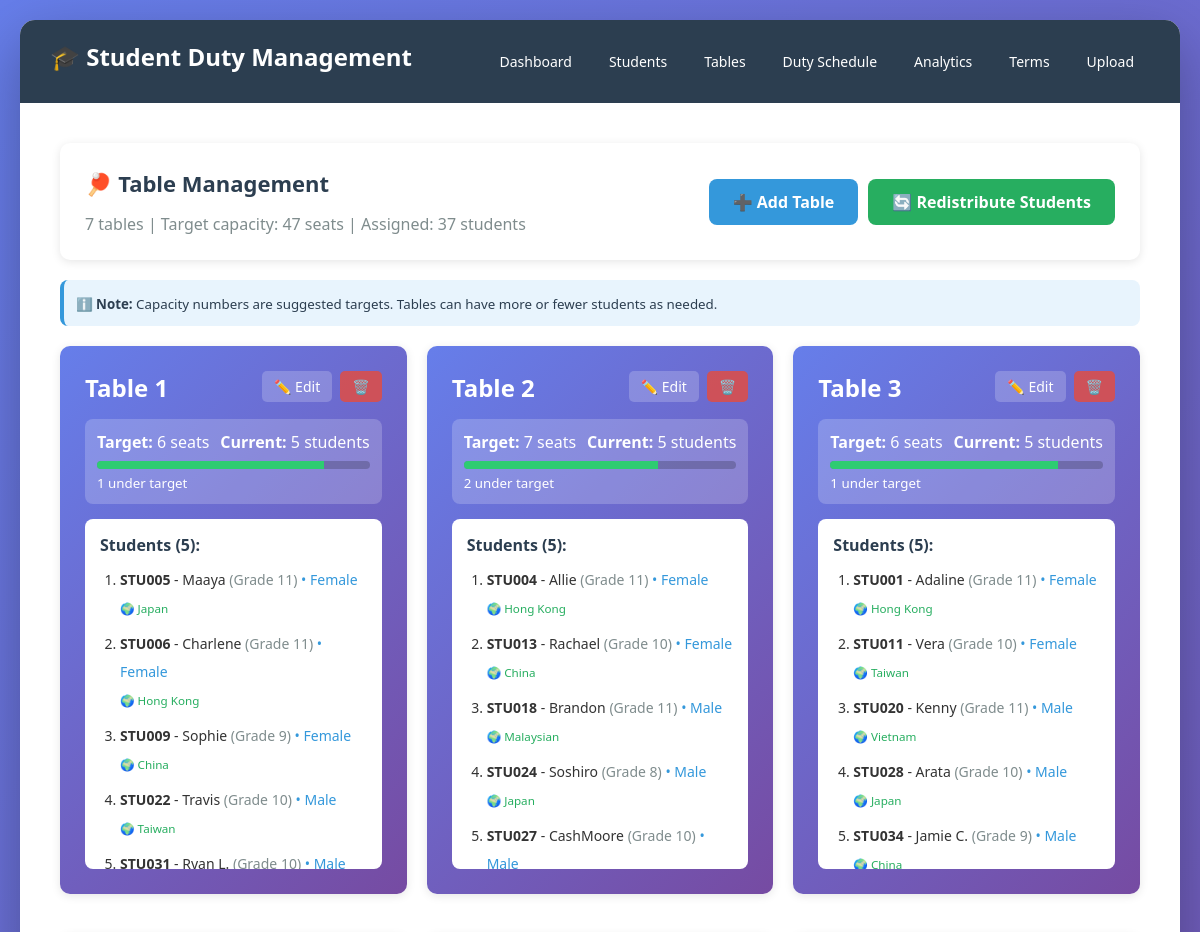
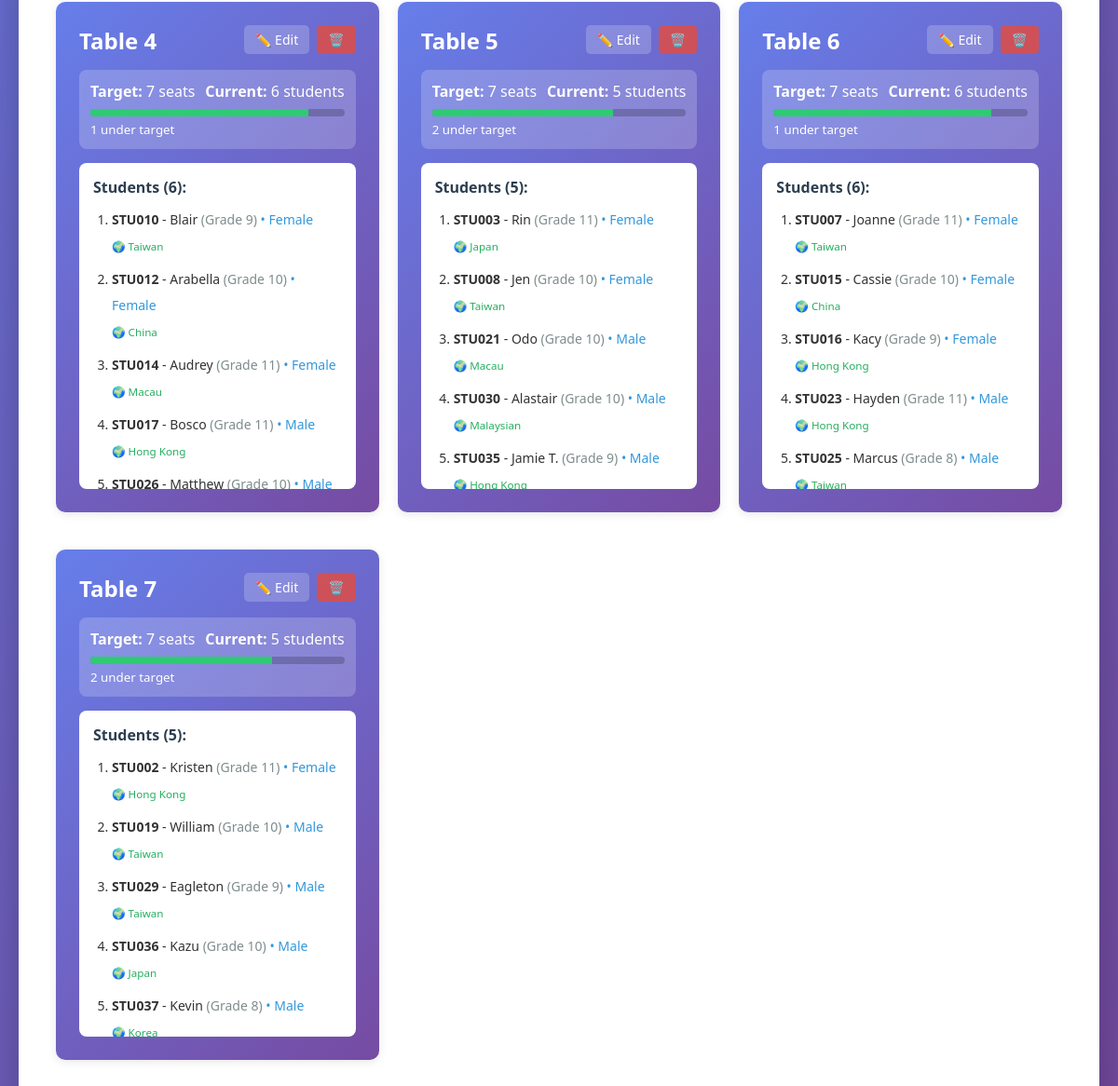
Page /tables on the committed database (2 pictures, top to bottom).
### app.py (models this page shows, shortened)
class Table(db.Model):
    id = db.Column(db.Integer, primary_key=True)
    table_number = db.Column(db.Integer, unique=True, nullable=False)
    capacity = db.Column(db.Integer, nullable=False)
    current_count = db.Column(db.Integer, default=0)

class Student(db.Model):
    id = db.Column(db.Integer, primary_key=True)
    student_id = db.Column(db.String(20), unique=True, nullable=False)
    full_name = db.Column(db.String(100), nullable=False)
    grade = db.Column(db.Integer)
    gender = db.Column(db.String(10))
    country = db.Column(db.String(50))
    table_number = db.Column(db.Integer)
    created_at = db.Column(db.DateTime, default=datetime.utcnow)
    duty_assignments = db.relationship('DutyAssignment', backref='student', lazy=True)

### app.py (the view)
@app.route('/tables')
def tables():
    all_tables = Table.query.order_by(Table.table_number).all()
    table_data = []
    for table in all_tables:
        students = Student.query.filter_by(table_number=table.table_number).all()
        table_data.append({
            'table': table,
            'students': students
        })
    total_capacity = sum(t.capacity for t in all_tables)
    total_assigned = sum(len(td['students']) for td in table_data)
    return render_template('tables.html',
                         table_data=table_data,
                         total_capacity=total_capacity,
                         total_assigned=total_assigned)

### templates/tables.html (shortened to what this page needs)
{% extends "base.html" %}
{% block content %}
<div class="card">
    <div style="display: flex; justify-content: space-between; align-items: center; flex-wrap: wrap; gap: 15px;">
        <div>
            <h2>🏓 Table Management</h2>
            <p style="color: #7f8c8d; margin-top: 5px;">
                {% if table_data|length > 0 %}
                    {{ table_data|length }} tables | Target capacity: {{ total_capacity }} seats | Assigned: {{ total_assigned }} students
                {% else %}
                    No tables created yet
                {% endif %}
            </p>
        </div>
        <div style="display: flex; gap: 10px; flex-wrap: wrap;">
            <a href="{{ url_for('add_table') }}" class="btn btn-primary">➕ Add Table</a>
            {% if table_data|length > 0 %}
            <a href="{{ url_for('redistribute') }}" class="btn btn-success"
               onclick="return confirm('Are you sure you want to redistribute all students to tables?')">
                🔄 Redistribute Students
            </a>
            {% endif %}
        </div>
    </div>
</div>
{% if table_data|length > 0 %}
<div style="margin-top: 20px; padding: 12px; background: #e8f4fd; border-radius: 8px; border-left: 4px solid #3498db;">
    <small style="color: #2c3e50;">
        <strong>ℹ️ Note:</strong> Capacity numbers are suggested targets. Tables can have more or fewer students as needed.
    </small>
</div>
<div style="display: grid; grid-template-columns: repeat(auto-fit, minmax(320px, 1fr)); gap: 20px; margin-top: 20px;">
    {% for item in table_data %}
    <div class="card" style="background: linear-gradient(135deg, #667eea 0%, #764ba2 100%); color: white; position: relative;">
        <div style="display: flex; justify-content: space-between; align-items: start; margin-bottom: 15px;">
            <h3 style="font-size: 24px;">Table {{ item.table.table_number }}</h3>
            <div style="display: flex; gap: 8px;">
                <a href="{{ url_for('edit_table', id=item.table.id) }}"
                   style="background: rgba(255,255,255,0.2); color: white; padding: 6px 12px; border-radius: 5px; text-decoration: none; font-size: 14px;">
                    ✏️ Edit
                </a>
                <a href="{{ url_for('delete_table', id=item.table.id) }}"
                   onclick="return confirm('Delete Table {{ item.table.table_number }}? Students will be unassigned.')"
                   style="background: rgba(231, 76, 60, 0.8); color: white; padding: 6px 12px; border-radius: 5px; text-decoration: none; font-size: 14px;">
                    🗑️
                </a>
            </div>
        </div>
        <div style="background: rgba(255,255,255,0.2); padding: 12px; border-radius: 8px; margin-bottom: 15px;">
            <div style="display: flex; justify-content: space-between; margin-bottom: 8px;">
                <span><strong>Target:</strong> {{ item.table.capacity }} seats</span>
                <span><strong>Current:</strong> {{ item.students|length }} students</span>
            </div>
            {% set fill_percent = (item.students|length / item.table.capacity * 100) if item.table.capacity > 0 else 0 %}
            <div style="width: 100%; background: rgba(0,0,0,0.2); border-radius: 5px; height: 8px; overflow: hidden; position: relative;">
                <div style="width: {{ [fill_percent, 100]|min }}%;
                            background: {% if fill_percent > 100 %}#e67e22{% elif fill_percent > 90 %}#f39c12{% else %}#2ecc71{% endif %};
                            height: 100%;"></div>
            </div>
            <small style="margin-top: 5px; display: block;">
                {% if item.students|length > item.table.capacity %}
                    {{ item.students|length - item.table.capacity }} over target
                {% elif item.students|length < item.table.capacity %}
                    {{ item.table.capacity - item.students|length }} under target
                {% else %}
                    At target capacity
                {% endif %}
            </small>
        </div>
        {% if item.students %}
        <div style="background: white; color: #333; padding: 15px; border-radius: 8px; max-height: 350px; overflow-y: auto;">
            <strong style="display: block; margin-bottom: 10px; color: #2c3e50;">Students ({{ item.students|length }}):</strong>
            <ol style="padding-left: 20px; line-height: 2;">
                {% for student in item.students %}
                <li style="font-size: 14px; margin-bottom: 8px;">
                    <strong>{{ student.student_id }}</strong> - {{ student.full_name }}
                    {% if student.grade %}<span style="color: #7f8c8d;">(Grade {{ student.grade }})</span>{% endif %}
                    {% if student.gender %}<span style="color: #3498db;">• {{ student.gender }}</span>{% endif %}
                    {% if student.country %}<br><small style="color: #27ae60;">🌍 {{ student.country }}</small>{% endif %}
                </li>
                {% endfor %}
            </ol>
        </div>
        {% else %}
        <div style="background: rgba(255,255,255,0.2); padding: 30px; border-radius: 8px; text-align: center;">
            <em>No students assigned</em>
        </div>
        {% endif %}
    </div>
    {% endfor %}
</div>
{% endif %}
{% endblock %}

### templates/base.html (style rules this page uses)
* { margin: 0; padding: 0; box-sizing: border-box; }
body { font-family: 'Segoe UI', Tahoma, Geneva, Verdana, sans-serif; background: linear-gradient(135deg, #667eea 0%, #764ba2 100%); min-height: 100vh; padding: 20px; }
.btn { padding: 12px 24px; border: none; border-radius: 8px; cursor: pointer; font-size: 16px; font-weight: 600; text-decoration: none; display: inline-block; transition: all 0.3s; }
.btn-primary { background: #3498db; color: white; }
.btn-success { background: #27ae60; color: white; }
.card { background: white; border-radius: 10px; padding: 25px; margin-bottom: 20px; box-shadow: 0 2px 10px rgba(0, 0, 0, 0.1); }
.card h2 { color: #2c3e50; margin-bottom: 15px; font-size: 22px; }

### rows in the picture
Table: table.table_number "1", table.capacity "6"
Student: student_id "STU005", full_name "Maaya", grade "11", gender "Female", country "Japan"
Student: student_id "STU006", full_name "Charlene", grade "11", gender "Female", country "Hong Kong"
Student: student_id "STU009", full_name "Sophie", grade "9", gender "Female", country "China"
Student: student_id "STU022", full_name "Travis", grade "10", gender "Male", country "Taiwan"
Student: student_id "STU031", full_name "Ryan L.", grade "10", gender "Male"
Table: table.table_number "2", table.capacity "7"
Student: student_id "STU004", full_name "Allie", grade "11", gender "Female", country "Hong Kong"
Student: student_id "STU013", full_name "Rachael", grade "10", gender "Female", country "China"
Student: student_id "STU018", full_name "Brandon", grade "11", gender "Male", country "Malaysian"
Student: student_id "STU024", full_name "Soshiro", grade "8", gender "Male", country "Japan"
Student: student_id "STU027", full_name "CashMoore", grade "10", gender "Male"
Table: table.table_number "3", table.capacity "6"
Student: student_id "STU001", full_name "Adaline", grade "11", gender "Female", country "Hong Kong"
Student: student_id "STU011", full_name "Vera", grade "10", gender "Female", country "Taiwan"
Student: student_id "STU020", full_name "Kenny", grade "11", gender "Male", country "Vietnam"
Student: student_id "STU028", full_name "Arata", grade "10", gender "Male", country "Japan"
Student: student_id "STU034", full_name "Jamie C.", grade "9", gender "Male", country "China"
Table: table.table_number "4", table.capacity "7"
Student: student_id "STU010", full_name "Blair", grade "9", gender "Female", country "Taiwan"
Student: student_id "STU012", full_name "Arabella", grade "10", gender "Female", country "China"
Student: student_id "STU014", full_name "Audrey", grade "11", gender "Female", country "Macau"
Student: student_id "STU017", full_name "Bosco", grade "11", gender "Male", country "Hong Kong"
Student: student_id "STU026", full_name "Matthew", grade "10", gender "Male"
Table: table.table_number "5", table.capacity "7"
Student: student_id "STU003", full_name "Rin", grade "11", gender "Female", country "Japan"
Student: student_id "STU008", full_name "Jen", grade "10", gender "Female", country "Taiwan"
Student: student_id "STU021", full_name "Odo", grade "10", gender "Male", country "Macau"
Student: student_id "STU030", full_name "Alastair", grade "10", gender "Male", country "Malaysian"
Student: student_id "STU035", full_name "Jamie T.", grade "9", gender "Male", country "Hong Kong"
Table: table.table_number "6", table.capacity "7"
Student: student_id "STU007", full_name "Joanne", grade "11", gender "Female", country "Taiwan"
Student: student_id "STU015", full_name "Cassie", grade "10", gender "Female", country "China"
Student: student_id "STU016", full_name "Kacy", grade "9", gender "Female", country "Hong Kong"
Student: student_id "STU023", full_name "Hayden", grade "11", gender "Male", country "Hong Kong"
Student: student_id "STU025", full_name "Marcus", grade "8", gender "Male", country "Taiwan"
Table: table.table_number "7", table.capacity "7"
Student: student_id "STU002", full_name "Kristen", grade "11", gender "Female", country "Hong Kong"
Student: student_id "STU019", full_name "William", grade "10", gender "Male", country "Taiwan"
Student: student_id "STU029", full_name "Eagleton", grade "9", gender "Male", country "Taiwan"
Student: student_id "STU036", full_name "Kazu", grade "10", gender "Male", country "Japan"
Student: student_id "STU037", full_name "Kevin", grade "8", gender "Male", country "Korea"

### other values in the picture
{{ table_data|length }} "7"
{{ total_capacity }} "47"
{{ total_assigned }} "37"
{{ item.students|length }} "5" "5" "5" "6" "5" "6" "5"
{{ item.table.capacity - item.students|length }} "1" "2" "1" "1" "2" "1" "2"
